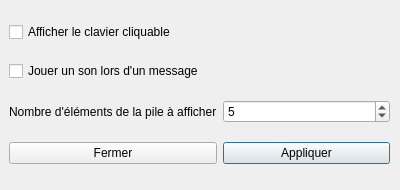
<?xml version="1.0" encoding="UTF-8"?>
<ui version="4.0">
 <class>SettingsDialog</class>
 <widget class="QDialog" name="SettingsDialog">
  <property name="geometry">
   <rect>
    <x>0</x>
    <y>0</y>
    <width>400</width>
    <height>190</height>
   </rect>
  </property>
  <property name="windowTitle">
   <string>Dialog</string>
  </property>
  <widget class="QWidget" name="gridLayoutWidget">
   <property name="geometry">
    <rect>
     <x>9</x>
     <y>9</y>
     <width>381</width>
     <height>171</height>
    </rect>
   </property>
   <layout class="QGridLayout" name="gridLayout">
    <item row="3" column="1">
     <widget class="QPushButton" name="applyButton">
      <property name="text">
       <string>Appliquer</string>
      </property>
     </widget>
    </item>
    <item row="3" column="0">
     <widget class="QPushButton" name="closeButton">
      <property name="text">
       <string>Fermer</string>
      </property>
     </widget>
    </item>
    <item row="2" column="0">
     <widget class="QLabel" name="label">
      <property name="text">
       <string>Nombre d'éléments de la pile à afficher</string>
      </property>
     </widget>
    </item>
    <item row="0" column="0" colspan="2">
     <widget class="QCheckBox" name="keyboard">
      <property name="text">
       <string>Afficher le clavier cliquable</string>
      </property>
     </widget>
    </item>
    <item row="1" column="0" colspan="2">
     <widget class="QCheckBox" name="sound">
      <property name="text">
       <string>Jouer un son lors d'un message</string>
      </property>
     </widget>
    </item>
    <item row="2" column="1">
     <widget class="QSpinBox" name="nbLiterals">
      <property name="minimum">
       <number>1</number>
      </property>
      <property name="maximum">
       <number>10</number>
      </property>
      <property name="value">
       <number>5</number>
      </property>
     </widget>
    </item>
   </layout>
  </widget>
 </widget>
 <resources/>
 <connections/>
</ui>
